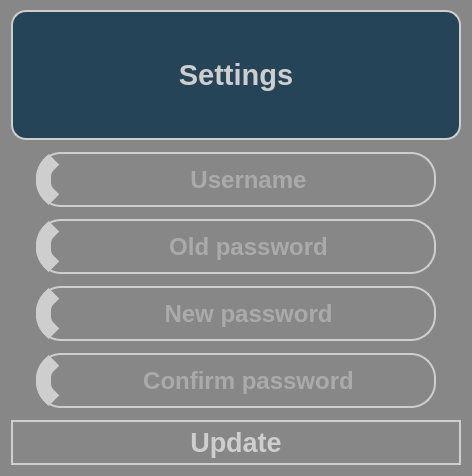
            <widget class="QWidget" name="page_settings">
             <property name="styleSheet">
              <string notr="true">background-color: rgb(135, 135, 135);</string>
             </property>
             <layout class="QVBoxLayout" name="verticalLayout_9" stretch="0,0,0,0,0,1">
              <property name="spacing">
               <number>12</number>
              </property>
              <property name="topMargin">
               <number>10</number>
              </property>
              <item alignment="Qt::AlignTop">
               <widget class="QLabel" name="title_settings">
                <property name="minimumSize">
                 <size>
                  <width>0</width>
                  <height>130</height>
                 </size>
                </property>
                <property name="maximumSize">
                 <size>
                  <width>16777215</width>
                  <height>150</height>
                 </size>
                </property>
                <property name="font">
                 <font>
                  <family>Segoe UI</family>
                  <pointsize>22</pointsize>
                  <weight>75</weight>
                  <bold>true</bold>
                 </font>
                </property>
                <property name="styleSheet">
                 <string notr="true">QLabel{
	background: rgba(0, 42, 68, 183);
	color: #cecece;
	border: 2px solid #cecece;
	border-radius: 15px;
	
}
</string>
                </property>
                <property name="text">
                 <string>Settings</string>
                </property>
                <property name="alignment">
                 <set>Qt::AlignCenter</set>
                </property>
               </widget>
              </item>
              <item alignment="Qt::AlignHCenter|Qt::AlignTop">
               <widget class="QLineEdit" name="username_settings">
                <property name="sizePolicy">
                 <sizepolicy hsizetype="Expanding" vsizetype="Expanding">
                  <horstretch>0</horstretch>
                  <verstretch>0</verstretch>
                 </sizepolicy>
                </property>
                <property name="minimumSize">
                 <size>
                  <width>400</width>
                  <height>55</height>
                 </size>
                </property>
                <property name="maximumSize">
                 <size>
                  <width>500</width>
                  <height>55</height>
                 </size>
                </property>
                <property name="font">
                 <font>
                  <family>Segoe UI</family>
                  <pointsize>18</pointsize>
                  <weight>75</weight>
                  <bold>true</bold>
                 </font>
                </property>
                <property name="styleSheet">
                 <string notr="true">QLineEdit {
	border-radius: 25px;
	padding: 0 15px 0 27px;
	border: 2px solid #cecece;
	color: #cecece;
	background: transparent;
	background-image: url(:/24x24/images/icons/24x24/cil-user.png);
	background-repeat: no-repeat;
	background-position: left;
	border-left: 15px solid #cecece;
}

QLineEdit:focus, QLineEdit:hover  {
	border-color: #F38533;
}</string>
                </property>
                <property name="alignment">
                 <set>Qt::AlignCenter</set>
                </property>
                <property name="placeholderText">
                 <string>Username</string>
                </property>
               </widget>
              </item>
              <item alignment="Qt::AlignHCenter|Qt::AlignTop">
               <widget class="QLineEdit" name="old_password">
                <property name="sizePolicy">
                 <sizepolicy hsizetype="Expanding" vsizetype="Expanding">
                  <horstretch>0</horstretch>
                  <verstretch>0</verstretch>
                 </sizepolicy>
                </property>
                <property name="minimumSize">
                 <size>
                  <width>400</width>
                  <height>55</height>
                 </size>
                </property>
                <property name="maximumSize">
                 <size>
                  <width>500</width>
                  <height>55</height>
                 </size>
                </property>
                <property name="font">
                 <font>
                  <family>Segoe UI</family>
                  <pointsize>18</pointsize>
                  <weight>75</weight>
                  <bold>true</bold>
                 </font>
                </property>
                <property name="styleSheet">
                 <string notr="true">QLineEdit {
	
	border-radius: 25px;
	padding: 0 15px 0 27px;
	border: 2px solid #cecece;
	color: #cecece;
	background: transparent;
	background-image: url(:/24x24/images/icons/24x24/cil-lock-unlocked.png);
	background-repeat: no-repeat;
	background-position: left;
	border-left: 15px solid #cecece;
}

QLineEdit:focus, QLineEdit:hover {
	border-color: #F38533;
}

</string>
                </property>
                <property name="echoMode">
                 <enum>QLineEdit::Password</enum>
                </property>
                <property name="alignment">
                 <set>Qt::AlignCenter</set>
                </property>
                <property name="placeholderText">
                 <string>Old password</string>
                </property>
               </widget>
              </item>
              <item alignment="Qt::AlignHCenter|Qt::AlignTop">
               <widget class="QLineEdit" name="new_password">
                <property name="sizePolicy">
                 <sizepolicy hsizetype="Expanding" vsizetype="Expanding">
                  <horstretch>0</horstretch>
                  <verstretch>0</verstretch>
                 </sizepolicy>
                </property>
                <property name="minimumSize">
                 <size>
                  <width>400</width>
                  <height>55</height>
                 </size>
                </property>
                <property name="maximumSize">
                 <size>
                  <width>500</width>
                  <height>55</height>
                 </size>
                </property>
                <property name="font">
                 <font>
                  <family>Segoe UI</family>
                  <pointsize>18</pointsize>
                  <weight>75</weight>
                  <bold>true</bold>
                 </font>
                </property>
                <property name="styleSheet">
                 <string notr="true">QLineEdit {
	border-radius: 25px;
	padding: 0 15px 0 27px;
	border: 2px solid #cecece;
	color: #cecece;
	background: transparent;
	background-image: url(:/24x24/images/icons/24x24/cil-https.png);
	background-repeat: no-repeat;
	background-position: left;
	border-left: 15px solid #cecece;
}

QLineEdit:focus, QLineEdit:hover {
	border-color: #F38533;
}

</string>
                </property>
                <property name="echoMode">
                 <enum>QLineEdit::Password</enum>
                </property>
                <property name="alignment">
                 <set>Qt::AlignCenter</set>
                </property>
                <property name="placeholderText">
                 <string>New password</string>
                </property>
               </widget>
              </item>
              <item alignment="Qt::AlignHCenter|Qt::AlignTop">
               <widget class="QLineEdit" name="confirm_new_password">
                <property name="sizePolicy">
                 <sizepolicy hsizetype="Expanding" vsizetype="Expanding">
                  <horstretch>0</horstretch>
                  <verstretch>0</verstretch>
                 </sizepolicy>
                </property>
                <property name="minimumSize">
                 <size>
                  <width>400</width>
                  <height>55</height>
                 </size>
                </property>
                <property name="maximumSize">
                 <size>
                  <width>500</width>
                  <height>55</height>
                 </size>
                </property>
                <property name="font">
                 <font>
                  <family>Segoe UI</family>
                  <pointsize>18</pointsize>
                  <weight>75</weight>
                  <bold>true</bold>
                 </font>
                </property>
                <property name="styleSheet">
                 <string notr="true">QLineEdit {
	border-radius: 25px;
	padding: 0 15px 0 27px;
	border: 2px solid #cecece;
	color: #cecece;
	background: transparent;
	background-image: url(:/24x24/images/icons/24x24/cil-https.png);
	background-repeat: no-repeat;
	background-position: left;
	border-left: 15px solid #cecece;
}

QLineEdit:focus, QLineEdit:hover {
	border-color: #F38533;
}

</string>
                </property>
                <property name="echoMode">
                 <enum>QLineEdit::Password</enum>
                </property>
                <property name="alignment">
                 <set>Qt::AlignCenter</set>
                </property>
                <property name="placeholderText">
                 <string>Confirm password</string>
                </property>
               </widget>
              </item>
              <item alignment="Qt::AlignHCenter|Qt::AlignVCenter">
               <widget class="QPushButton" name="btn_update_account">
                <property name="sizePolicy">
                 <sizepolicy hsizetype="Expanding" vsizetype="Expanding">
                  <horstretch>0</horstretch>
                  <verstretch>0</verstretch>
                 </sizepolicy>
                </property>
                <property name="minimumSize">
                 <size>
                  <width>450</width>
                  <height>0</height>
                 </size>
                </property>
                <property name="maximumSize">
                 <size>
                  <width>500</width>
                  <height>60</height>
                 </size>
                </property>
                <property name="font">
                 <font>
                  <family>Segoe UI</family>
                  <pointsize>20</pointsize>
                  <weight>75</weight>
                  <bold>true</bold>
                 </font>
                </property>
                <property name="cursor">
                 <cursorShape>PointingHandCursor</cursorShape>
                </property>
                <property name="toolTip">
                 <string>&lt;html&gt;&lt;head/&gt;&lt;body&gt;&lt;p&gt;&lt;span style=&quot; font-weight:600;&quot;&gt;Update your account information.&lt;/span&gt;&lt;/p&gt;&lt;/body&gt;&lt;/html&gt;</string>
                </property>
                <property name="toolTipDuration">
                 <number>5000</number>
                </property>
                <property name="styleSheet">
                 <string notr="true">QPushButton {
	color: #cecece;
	background: transparent;
	border: 2px solid #cecece;	
	border-radius: 25px;
	padding: 5px 150px;
}

QPushButton:hover {
	background: #F38533;
}

QPushButton:pressed {
	background: #F38533;
}</string>
                </property>
                <property name="text">
                 <string>Update</string>
                </property>
               </widget>
              </item>
             </layout>
            </widget>
